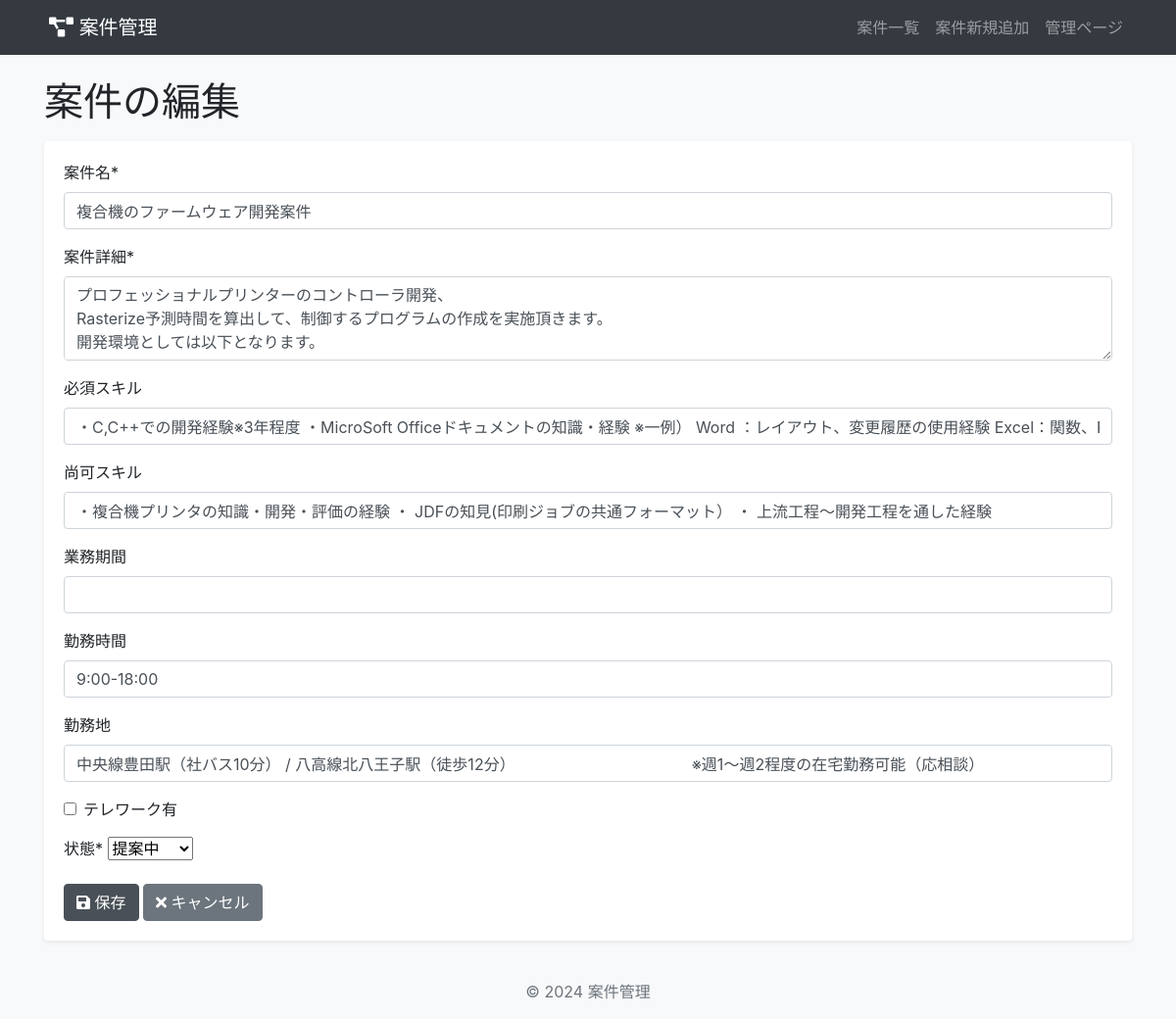
The page /project/4/edit/ on the database as committed earlier.
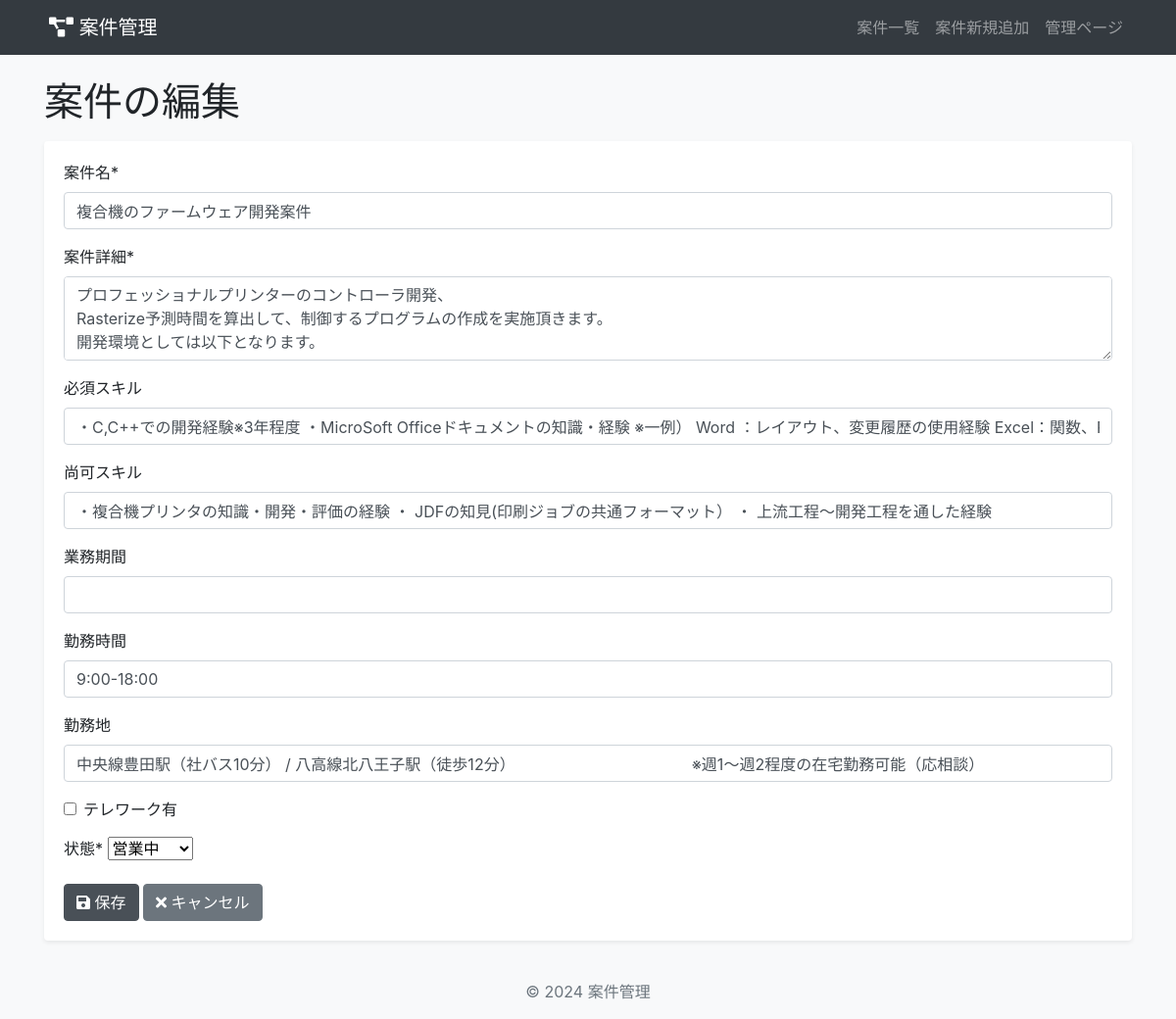
The same page on the database as committed later.
### projects/models.py (models this page shows, shortened)
class Project(models.Model):
    name = models.CharField("案件名", max_length=200)
    description = models.TextField("案件詳細")
    must_skill = models.CharField("必須スキル", max_length=200, null=True, blank=True)
    better_skill = models.CharField("尚可スキル", max_length=200, null=True, blank=True)
    project_period = models.CharField("業務期間", max_length=100, null=True, blank=True)
    work_time = models.CharField("勤務時間", max_length=100, null=True, blank=True)
    address = models.CharField("勤務地", max_length=100, null=True, blank=True)
    is_telework = models.BooleanField("テレワーク有", default=False)
    status = models.CharField("状態", max_length=20, choices=[
        ('proposal', '提案中'),
        ('offering', '営業中'),
        ('interview', '面談'),
        ('waiting', '結果待ち'),
        ('join', '確定'),
        ('decline', '辞退'),
    ], default='proposal')
    created_at = models.DateTimeField("作成日時", auto_now_add=True)  # 案件追加日時
    content_match = models.IntegerField(
        validators=[MinValueValidator(1), MaxValueValidator(5)],
        null=True,
        blank=True,
        verbose_name="業務内容合致度"
    )
    environment_match = models.IntegerField(
        validators=[MinValueValidator(1), MaxValueValidator(5)],
        null=True,
        blank=True,
        verbose_name="就業環境合致度"
    )

### projects/views.py (the view)
# urls.py: path('<int:pk>/edit/', views.ProjectUpdateView.as_view(), name='project_update'),
class ProjectUpdateView(UpdateView):
    model = Project
    form_class = ProjectForm
    template_name = 'projects/project_form.html'
    success_url = reverse_lazy('project_list')

### projects/forms.py
class ProjectForm(forms.ModelForm):
    class Meta:
        model = Project
        fields = [
            'name',
            'description',
            'must_skill',
            'better_skill',
            'project_period',
            'work_time',
            'address',
            'is_telework',
            'status',
            ]
        widgets = {
            'is_telework': forms.CheckboxInput(),
            'description': forms.Textarea(attrs={'rows': 3}),
        }
        labels = {
            'name':'案件名',
            'description':'案件詳細',
            'must_skill':'必須スキル',
            'better_skill':'尚可スキル',
            'project_period':'業務期間',
            'work_time':'勤務時間',
            'address':'勤務地',
            'is_telework':'テレワーク有',
            'status':'状態',
        }
    def __init__(self, *args, **kwargs):
        super().__init__(*args, **kwargs)
        if not self.instance.pk:  # 新規作成の場合
            self.fields['status'].initial = 'proposal'

### projects/templates/projects/project_form.html (shortened to what this page needs)
{% extends 'base.html' %}
{% load crispy_forms_tags %}
{% block content %}
  <h1 class="mb-3">{% if form.instance.pk %}案件の編集{% else %}新規案件の追加{% endif %}</h1>
  <div class="card">
    <div class="card-body">
      <form method="post">
        {{ form|crispy }}
        <button type="submit" class="btn btn-primary">
          <i class="fas fa-save"></i> 保存
        </button>
        <a href="{% url 'project_list' %}" class="btn btn-secondary">
          <i class="fas fa-times"></i> キャンセル
        </a>
      </form>
    </div>
  </div>
{% endblock %}

Rows that differ between the two databases and show on the page:
changed Project "複合機のファームウェア開発案件": status "提案中" → "営業中"
